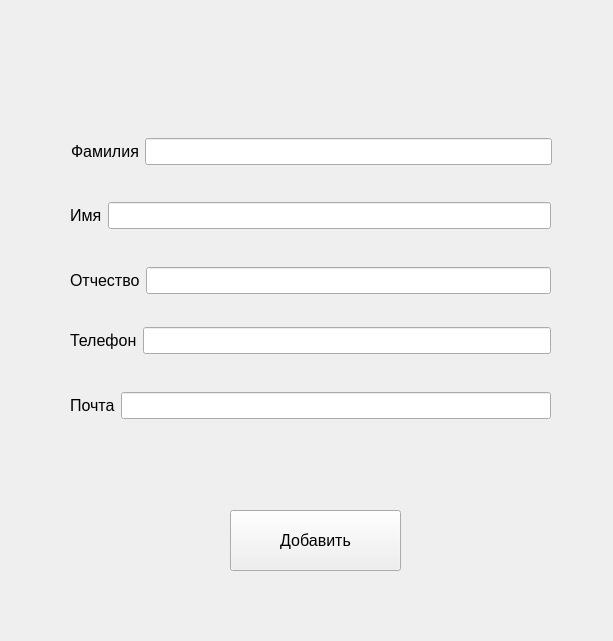
<?xml version="1.0" encoding="UTF-8"?>
<ui version="4.0">
 <class>Client</class>
 <widget class="QWidget" name="Client">
  <property name="geometry">
   <rect>
    <x>0</x>
    <y>0</y>
    <width>613</width>
    <height>641</height>
   </rect>
  </property>
  <property name="windowTitle">
   <string>Form</string>
  </property>
  <widget class="QPushButton" name="add">
   <property name="geometry">
    <rect>
     <x>230</x>
     <y>510</y>
     <width>171</width>
     <height>61</height>
    </rect>
   </property>
   <property name="font">
    <font>
     <pointsize>12</pointsize>
    </font>
   </property>
   <property name="text">
    <string>Добавить</string>
   </property>
  </widget>
  <widget class="QWidget" name="">
   <property name="geometry">
    <rect>
     <x>71</x>
     <y>121</y>
     <width>481</width>
     <height>61</height>
    </rect>
   </property>
   <layout class="QHBoxLayout" name="horizontalLayout">
    <item>
     <widget class="QLabel" name="label">
      <property name="font">
       <font>
        <pointsize>12</pointsize>
       </font>
      </property>
      <property name="text">
       <string>Фамилия</string>
      </property>
     </widget>
    </item>
    <item>
     <widget class="QLineEdit" name="sname">
      <property name="font">
       <font>
        <pointsize>12</pointsize>
       </font>
      </property>
     </widget>
    </item>
   </layout>
  </widget>
  <widget class="QWidget" name="">
   <property name="geometry">
    <rect>
     <x>70</x>
     <y>180</y>
     <width>481</width>
     <height>71</height>
    </rect>
   </property>
   <layout class="QHBoxLayout" name="horizontalLayout_2">
    <item>
     <widget class="QLabel" name="label_2">
      <property name="font">
       <font>
        <pointsize>12</pointsize>
       </font>
      </property>
      <property name="text">
       <string>Имя</string>
      </property>
     </widget>
    </item>
    <item>
     <widget class="QLineEdit" name="name">
      <property name="enabled">
       <bool>true</bool>
      </property>
      <property name="font">
       <font>
        <pointsize>12</pointsize>
       </font>
      </property>
     </widget>
    </item>
   </layout>
  </widget>
  <widget class="QWidget" name="">
   <property name="geometry">
    <rect>
     <x>70</x>
     <y>250</y>
     <width>481</width>
     <height>61</height>
    </rect>
   </property>
   <layout class="QHBoxLayout" name="horizontalLayout_3">
    <item>
     <widget class="QLabel" name="label_3">
      <property name="font">
       <font>
        <pointsize>12</pointsize>
       </font>
      </property>
      <property name="text">
       <string>Отчество</string>
      </property>
     </widget>
    </item>
    <item>
     <widget class="QLineEdit" name="parent_name">
      <property name="font">
       <font>
        <pointsize>12</pointsize>
       </font>
      </property>
     </widget>
    </item>
   </layout>
  </widget>
  <widget class="QWidget" name="">
   <property name="geometry">
    <rect>
     <x>70</x>
     <y>310</y>
     <width>481</width>
     <height>61</height>
    </rect>
   </property>
   <layout class="QHBoxLayout" name="horizontalLayout_4">
    <item>
     <widget class="QLabel" name="label_4">
      <property name="font">
       <font>
        <pointsize>12</pointsize>
       </font>
      </property>
      <property name="text">
       <string>Телефон</string>
      </property>
     </widget>
    </item>
    <item>
     <widget class="QLineEdit" name="num">
      <property name="font">
       <font>
        <pointsize>12</pointsize>
       </font>
      </property>
     </widget>
    </item>
   </layout>
  </widget>
  <widget class="QWidget" name="">
   <property name="geometry">
    <rect>
     <x>70</x>
     <y>370</y>
     <width>481</width>
     <height>71</height>
    </rect>
   </property>
   <layout class="QHBoxLayout" name="horizontalLayout_5">
    <item>
     <widget class="QLabel" name="label_5">
      <property name="font">
       <font>
        <pointsize>12</pointsize>
       </font>
      </property>
      <property name="text">
       <string>Почта</string>
      </property>
     </widget>
    </item>
    <item>
     <widget class="QLineEdit" name="mail">
      <property name="font">
       <font>
        <pointsize>12</pointsize>
       </font>
      </property>
     </widget>
    </item>
   </layout>
  </widget>
 </widget>
 <resources/>
 <connections>
  <connection>
   <sender>add</sender>
   <signal>clicked()</signal>
   <receiver>Client</receiver>
   <slot>close()</slot>
   <hints>
    <hint type="sourcelabel">
     <x>315</x>
     <y>540</y>
    </hint>
    <hint type="destinationlabel">
     <x>306</x>
     <y>320</y>
    </hint>
   </hints>
  </connection>
 </connections>
</ui>
